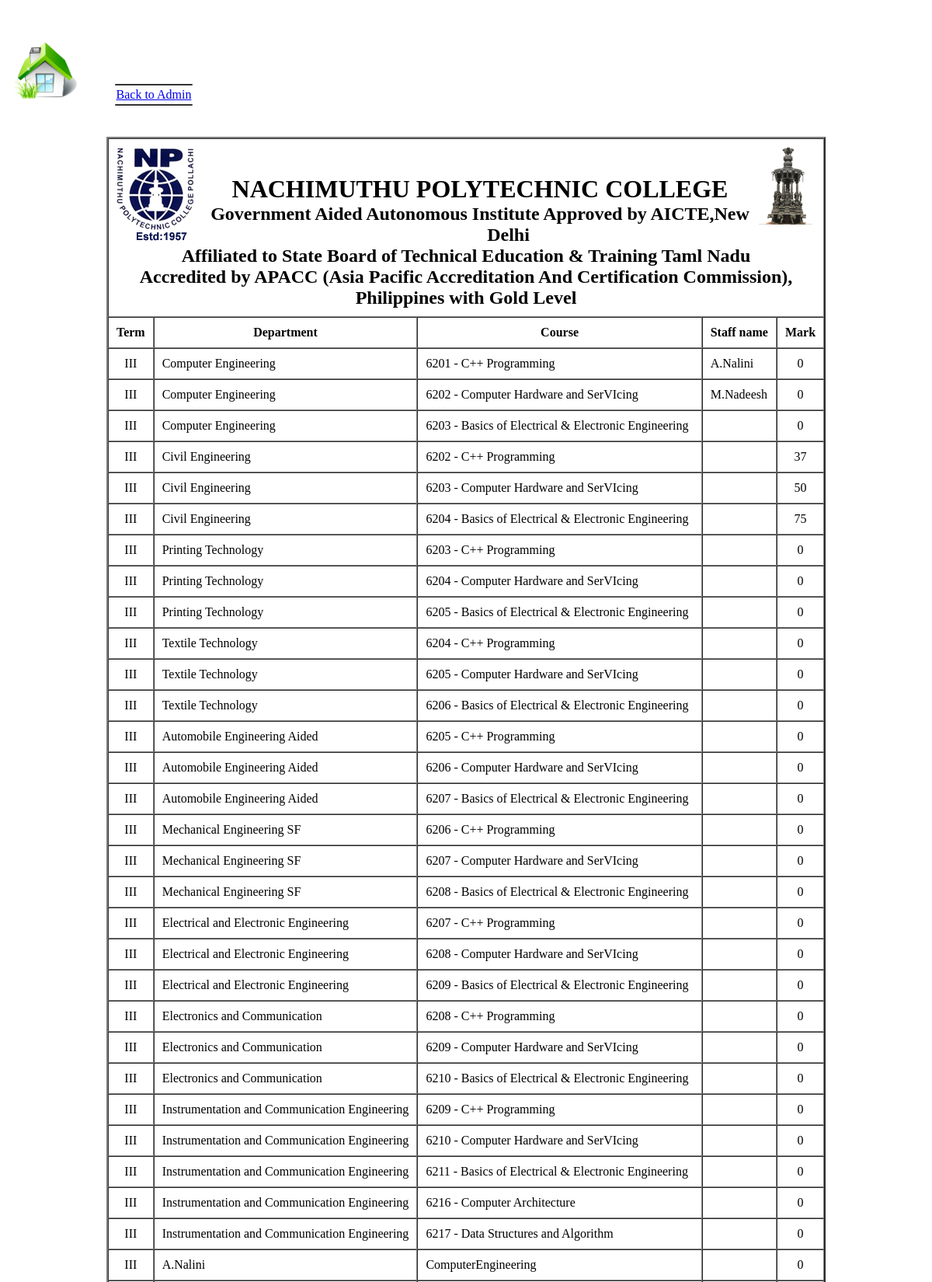
The page /summ.php (upper part) on the database its author committed.
### tables this page shows
CREATE TABLE `coursse_mark` (
  `id` int(11) NOT NULL,
  `dept` varchar(150) DEFAULT NULL,
  `term` varchar(150) NOT NULL,
  `course` varchar(150) DEFAULT NULL,
  `q1` varchar(50) DEFAULT NULL,
  `q2` varchar(50) DEFAULT NULL,
  `q3` varchar(50) DEFAULT NULL,
  `q4` varchar(50) DEFAULT NULL,
  `q5` varchar(50) DEFAULT NULL,
  `q6` varchar(50) DEFAULT NULL,
  `q7` varchar(50) DEFAULT NULL,
  `q8` varchar(50) DEFAULT NULL,
  `q9` varchar(50) DEFAULT NULL,
  `q10` varchar(50) DEFAULT NULL,
  `q11` varchar(50) DEFAULT NULL,
  `q12` varchar(50) DEFAULT NULL,
  `q13` varchar(50) DEFAULT NULL,
  `q14` varchar(50) DEFAULT NULL,
  `q15` varchar(50) DEFAULT NULL,
  `q16` varchar(50) DEFAULT NULL,
  `q17` varchar(50) DEFAULT NULL,
  `q18` varchar(50) DEFAULT NULL,
  `q19` varchar(50) DEFAULT NULL,
  `q20` varchar(50) DEFAULT NULL,
  `q21` varchar(50) DEFAULT NULL,
  `q22` varchar(50) DEFAULT NULL,
  `q23` varchar(50) DEFAULT NULL,
  `q24` varchar(50) DEFAULT NULL,
  `q25` varchar(50) DEFAULT NULL,
  `a` int(11) NOT NULL,
  `b` int(11) NOT NULL,
  `c` int(11) NOT NULL,
  `d` int(11) NOT NULL,
  `e` int(11) NOT NULL,
  `f` int(11) NOT NULL,
  `total` int(11) NOT NULL,
  `average` int(11) DEFAULT NULL,
  `ic` int(11) NOT NULL
);

### summ.php (the view, shortened to what this page needs)
<html>
<head>
</head>
<body>
    <div class="backBtn" id="back">
      <span class="line tLine"></span>
      <span class="label"><a href="ad_main.php">Back to Admin</a></span>
      <span class="line bLine"></span>
	</div>
	<br />
<p><a href="ad_logout.php"><img src="home_logo.png" alt="home" height="100" width="100" style="position: static;" /></a></p>
<br />
<center>
<div id="pri">
<table border="2" cellpadding="10" cellspacing="0">
         <tr>
<td colspan="5">
 <img src="sam1.png" alt="not supported" style="float: left;" />
<img src="sam2.png" alt="not supported" style="float: right;" />
 <br />&nbsp;<center><font size="+2.2"><b><font size="+3">NACHIMUTHU POLYTECHNIC COLLEGE</font>  <br />
Government Aided Autonomous Institute Approved by AICTE,New Delhi<br />
Affiliated to State Board of Technical Education & Training Taml Nadu
<br />
Accredited by APACC (Asia Pacific Accreditation
 And Certification Commission),<br /> Philippines with Gold Level</font></center>
 </td>
</tr>
<tr>
<th>Term</th>
<th>Department</th>
<th>Course</th>
<th>Staff name</th>
<th>Mark</th>
</tr>
<?php
include_once "connect.php";
$ter=array("III","IV","V","VI");
foreach($ter as $a){
$res=mysqli_query($conn,"select * from coursse_mark where term='$a'");
	?>
<?php
while($r = mysqli_fetch_array($res))
{
	$r1=mysqli_fetch_array(mysqli_query($conn,"select staff_name from staff where term='".$r["term"]."' and dept='".$r["dept"]."' and course='".$r["course"]."'"));
	?>
	<tr>
	<td style="text-align:center"; ><?php echo $r["term"]; ?></td>
	<td style="text-align:left"; ><?php echo $r["dept"]; ?></td>
	<td style="text-align:left"; ><?php echo $r["course"]; ?></td>
	<td style="text-align:left"; ><?php echo $r1["staff_name"]; ?></td>
	<?php
	if($r["ic"]==0){
	?>
	<td style="text-align:center;"><?php echo "0"; ?></td>
	<?php
	}else{
	?>
	<td style="text-align:center;"><?php echo intval(($r["total"]/(100*$r["ic"]))*100); ?></td>
	<?php } ?>
	</tr>
	<?php
}
?>
<?php
}
?>
</table>
</div>
</center>
</body>
</html>

### summ.php (style rules this page uses)
div.backBtn { width: 100px; left: 100px; top: 100px; background-color: #f4f4f4; transition: all 0.4s ease; position: fixed; cursor: pointer; }
span.line { bottom: auto; right: auto; top: auto; left: auto; background-color: #333; border-radius: 10px; width: 100%; left: 0px; height: 2px; display: block; position: absolute; transition: width 0.2s ease 0.1s, left 0.2s ease, transform 0.2s ease 0.3s, background-color 0.2s ease; }
span.tLine { top: 0px; }
span.bLine { top: 26px; }
.label { position: absolute; left: 0px; top: 5px; width: 100%; text-align: center; transition: all 0.4s ease; font-size: 1em; }
#back { position: relative; left: 140px; }

### rows shown on the page
coursse_mark: term "III", dept "Computer Engineering", course "6201 - C++ Programming", staff_name "A.Nalini", ic "0"
coursse_mark: term "III", dept "Computer Engineering", course "6202 - Computer Hardware and SerVIcing", staff_name "M.Nadeesh", ic "0"
coursse_mark: term "III", dept "Computer Engineering", course "6203 - Basics of Electrical & Electronic Engineering", ic "0"
coursse_mark: term "III", dept "Civil Engineering", course "6202 - C++ Programming", ($r["total"]/(100*$r["ic"]))*100 "37"
coursse_mark: term "III", dept "Civil Engineering", course "6203 - Computer Hardware and SerVIcing", ($r["total"]/(100*$r["ic"]))*100 "50"
coursse_mark: term "III", dept "Civil Engineering", course "6204 - Basics of Electrical & Electronic Engineering", ($r["total"]/(100*$r["ic"]))*100 "75"
coursse_mark: term "III", dept "Printing Technology", course "6203 - C++ Programming", ic "0"
coursse_mark: term "III", dept "Printing Technology", course "6204 - Computer Hardware and SerVIcing", ic "0"
coursse_mark: term "III", dept "Printing Technology", course "6205 - Basics of Electrical & Electronic Engineering", ic "0"
coursse_mark: term "III", dept "Textile Technology", course "6204 - C++ Programming", ic "0"
coursse_mark: term "III", dept "Textile Technology", course "6205 - Computer Hardware and SerVIcing", ic "0"
coursse_mark: term "III", dept "Textile Technology", course "6206 - Basics of Electrical & Electronic Engineering", ic "0"
coursse_mark: term "III", dept "Automobile Engineering Aided", course "6205 - C++ Programming", ic "0"
coursse_mark: term "III", dept "Automobile Engineering Aided", course "6206 - Computer Hardware and SerVIcing", ic "0"
coursse_mark: term "III", dept "Automobile Engineering Aided", course "6207 - Basics of Electrical & Electronic Engineering", ic "0"
coursse_mark: term "III", dept "Mechanical Engineering SF", course "6206 - C++ Programming", ic "0"
coursse_mark: term "III", dept "Mechanical Engineering SF", course "6207 - Computer Hardware and SerVIcing", ic "0"
coursse_mark: term "III", dept "Mechanical Engineering SF", course "6208 - Basics of Electrical & Electronic Engineering", ic "0"
coursse_mark: term "III", dept "Electrical and Electronic Engineering", course "6207 - C++ Programming", ic "0"
coursse_mark: term "III", dept "Electrical and Electronic Engineering", course "6208 - Computer Hardware and SerVIcing", ic "0"
coursse_mark: term "III", dept "Electrical and Electronic Engineering", course "6209 - Basics of Electrical & Electronic Engineering", ic "0"
coursse_mark: term "III", dept "Electronics and Communication", course "6208 - C++ Programming", ic "0"
coursse_mark: term "III", dept "Electronics and Communication", course "6209 - Computer Hardware and SerVIcing", ic "0"
coursse_mark: term "III", dept "Electronics and Communication", course "6210 - Basics of Electrical & Electronic Engineering", ic "0"
coursse_mark: term "III", dept "Instrumentation and Communication Engineering", course "6209 - C++ Programming", ic "0"
coursse_mark: term "III", dept "Instrumentation and Communication Engineering", course "6210 - Computer Hardware and SerVIcing", ic "0"
coursse_mark: term "III", dept "Instrumentation and Communication Engineering", course "6211 - Basics of Electrical & Electronic Engineering", ic "0"
coursse_mark: term "III", dept "Instrumentation and Communication Engineering", course "6216 - Computer Architecture", ic "0"
coursse_mark: term "III", dept "Instrumentation and Communication Engineering", course "6217 - Data Structures and Algorithm", ic "0"
coursse_mark: term "III", dept "A.Nalini", course "ComputerEngineering", ic "0"
